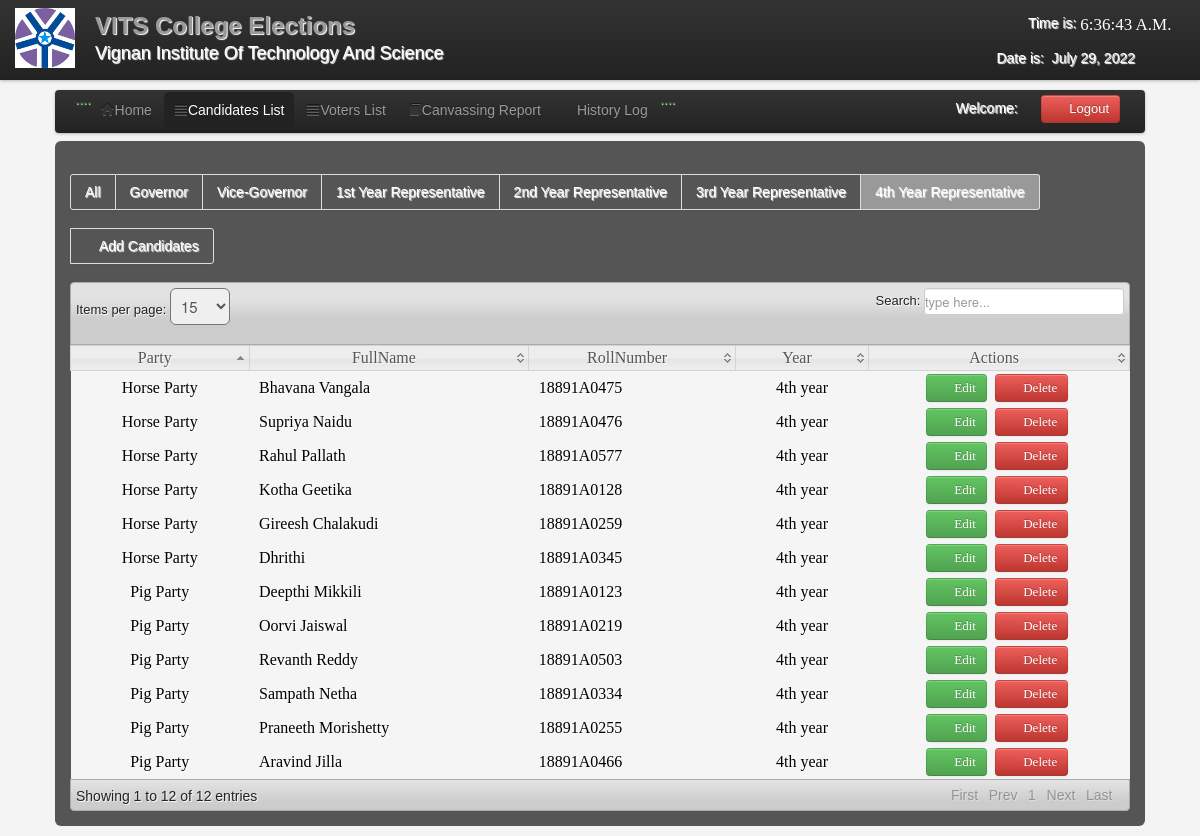
The app's page /admin/4th_year.php (signed in) with its own data.
### tables this page shows
CREATE TABLE IF NOT EXISTS `candidate` (
  `CandidateID` int(11) NOT NULL AUTO_INCREMENT,
  `RollNumber` varchar(200) NOT NULL,
  `abc` varchar(1) NOT NULL,
  `Position` varchar(200) NOT NULL,
  `Party` varchar(100) NOT NULL,
  `FullName` varchar(200) NOT NULL,
  `Gender` varchar(6) NOT NULL,
  `Year` varchar(100) NOT NULL,
  `Photo` varchar(200) NOT NULL,
  PRIMARY KEY (`CandidateID`)
);

### admin/4th_year.php (the view, shortened to what this page needs)
<?php
include('session.php');
include('header.php');
include('dbcon.php');
?>
</head>
<body>
<?php include('nav_top.php'); ?>
<div class="wrapper">
<div class="home_body">
<div class="navbar">
	<div class="navbar-inner">
	<div class="container">
	<ul class="nav nav-pills">
	  <li>....</li>
	  <li><a href="home.php"><i class="icon-home icon-large"></i>Home</a></li>
	  <li  class="active"><a  href="candidate_list.php"><i class="icon-align-justify icon-large"></i>Candidates List</a></li>
	  <li class=""><a  href="voter_list.php"><i class="icon-align-justify icon-large"></i>Voters List</a></li>
		 <li><a  href="canvassing_report.php"><i class="icon-book icon-large"></i>Canvassing Report</a></li>
		    <li><a  href="History.php"><i class="icon-table icon-large"></i>History Log</a>
		   <li>....</li>
	 </ul>
	<form class="navbar-form pull-right">
		<?php $result=mysqli_query($conn,"select * from users where User_id='$id_session'");
	$row=mysqli_fetch_array($result);
	?>
	<font color="white">Welcome:<i class="icon-user-md"></i><?php echo $row['FullName']; ?></font>
	<a class="btn btn-danger" id="logout" data-toggle="modal" href="#myModal"><i class="icon-off"></i>&nbsp;Logout</a>
	</form>
	</div>
	</div>
	</div>
	<div id="element" class="hero-body">
       <div class="pagination">
    <ul>
    <li><a href="candidate_list.php"><font color="white">All</font></a></li>
    <li><a href="candidate_for_governor.php"><font color="white">Governor</font></a></li>
    <li><a href="candidate_for_vice-governor.php"><font color="white">Vice-Governor</font></a></li>
    <li><a href="1st_year.php"><font color="white">1st Year Representative</font></a></li>
    <li><a href="2nd_year.php"><font color="white">2nd Year Representative</font></a></li>
    <li><a href="3rd_year.php"><font color="white">3rd Year Representative</font></a></li>
    <li class="active"><a href="4th_year.php"><font color="white">4th Year Representative</font></a></li>
    </ul>
    </div>
	<div class="pagination">
		  <ul>
    <li><a href="new_candidate.php"><font color="white"><i class="icon-plus icon-large"></i>Add Candidates</font></a></li>
    </ul>
	</div>
	<table class="users-table">
<div class="demo_jui">
		<table cellpadding="0" cellspacing="0" border="0" class="display" id="log" class="jtable">
			<thead>
				<tr>
				<th>Party</th>
				<th>FullName</th>
				<th>RollNumber</th>
				<th>Year</th>
				<th>Actions</th>
				</tr>
			</thead>
			<tbody>
<?php $candidate_query=mysqli_query($conn,"select  * from candidate where Position='4th Year Representative'");
		while($candidate_rows=mysqli_fetch_array($candidate_query)){ $id=$candidate_rows['CandidateID'];
		?>
<tr class="del<?php echo $id ?>">
	<td align="center"><?php echo $candidate_rows['Party']; ?></td>
	<td><?php echo $candidate_rows['FullName']; ?></td>
	<td><?php echo $candidate_rows['RollNumber']; ?></td>
	<td align="center"><?php echo $candidate_rows['Year']; ?></td>
	<td width="240" align="center">
	<a class="btn btn-Success" href="edit_candidate.php<?php echo '?id='.$id; ?>"><i class="icon-edit icon-large"></i>&nbsp;Edit</a>&nbsp;
	<a class="btn btn-danger1" id="<?php echo $id; ?>"><i class="icon-trash icon-large"></i>&nbsp;Delete</a>&nbsp;
	</td>
	</tr>
<?php } ?>
			</tbody>
		</table>
	</div>
	</div>
</div>
</body>
</html>

### admin/css/datatable/demo_table_jui.css (style rules this page uses)
table.display thead th { cursor: pointer; padding: 3px 0 3px 10px; }
table.display { border-collapse: collapse; clear: both; margin: 0 auto; width: 100%; }
table.display td { padding: 3px 10px; }
tr.odd { background-color: #f5f5f5; }
tr.even { background-color: #f5f5f5; }
tr.odd td.sorting_1 { background-color: f5f5f5; }
tr.even td.sorting_1 { background-color: f5f5f5; }

### admin/css/Home.css (style rules this page uses)
* { margin:0; padding:0; }
body { font-family:"Trebuchet MS", "Myriad Pro", Arial, sans-serif; font-size:14px; background-color: #fff; background:#f4f4f4 url(../images/bg.gif) repeat top left; text-shadow:1px 1px 1px #fff; background-position: 0 0px; }
.wrapper { width:1090px; margin:10px auto; }

### admin/4th_year.php (style rules this page uses)
body { background-image: url('images/c11.png'); background-repeat: no-repeat; background-attachment: fixed; background-size: 100% 100%; }

### records on screen
candidate: Party "Horse Party", FullName "Bhavana Vangala", RollNumber "18891A0475", Year "4th year"
candidate: Party "Horse Party", FullName "Supriya Naidu", RollNumber "18891A0476", Year "4th year"
candidate: Party "Horse Party", FullName "Rahul Pallath", RollNumber "18891A0577", Year "4th year"
candidate: Party "Horse Party", FullName "Kotha Geetika", RollNumber "18891A0128", Year "4th year"
candidate: Party "Horse Party", FullName "Gireesh Chalakudi", RollNumber "18891A0259", Year "4th year"
candidate: Party "Horse Party", FullName "Dhrithi", RollNumber "18891A0345", Year "4th year"
candidate: Party "Pig Party", FullName "Deepthi Mikkili", RollNumber "18891A0123", Year "4th year"
candidate: Party "Pig Party", FullName "Oorvi Jaiswal", RollNumber "18891A0219", Year "4th year"
candidate: Party "Pig Party", FullName "Revanth Reddy", RollNumber "18891A0503", Year "4th year"
candidate: Party "Pig Party", FullName "Sampath Netha", RollNumber "18891A0334", Year "4th year"
candidate: Party "Pig Party", FullName "Praneeth Morishetty", RollNumber "18891A0255", Year "4th year"
candidate: Party "Pig Party", FullName "Aravind Jilla", RollNumber "18891A0466", Year "4th year"
